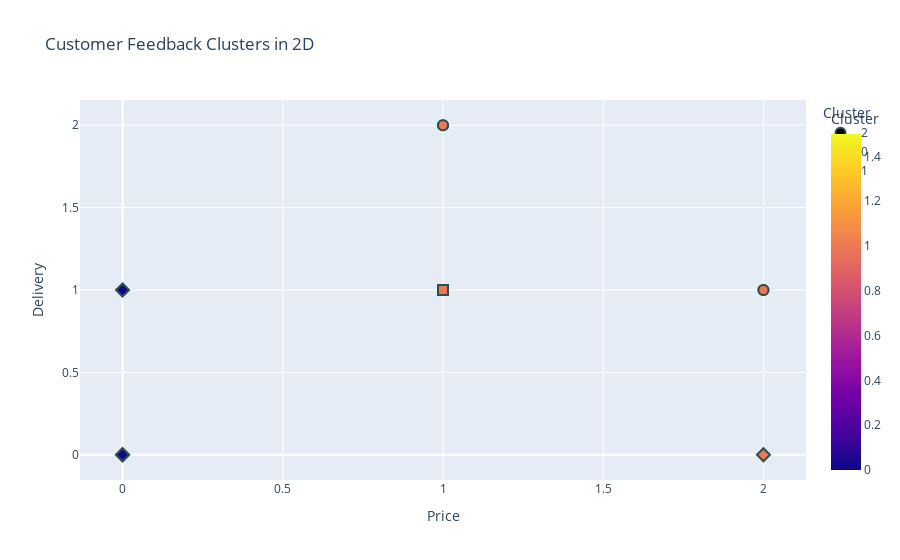

Notebook code cell kept with this figure:
### Markdown cell above
## Clustering to group customers

### Code cell
df = pd.DataFrame(google_sheet_data_modified)

# Encoding categorical data
label_encoders = {}
for column in ['Website', 'Security', 'Services', 'Delivery', 'Shopping', 'Price', 'FutureShop']:
    le = LabelEncoder()
    df[column] = le.fit_transform(df[column])
    label_encoders[column] = le
scaler = StandardScaler()
scaled_features = scaler.fit_transform(df[['Website', 'Security', 'Services', 'Delivery', 'Shopping', 'Price', 'FutureShop']])
# Apply K-means clustering
kmeans = KMeans(n_clusters=2, random_state=42)
clusters = kmeans.fit_predict(scaled_features)
df['Cluster'] = clusters

# Using Plotly for 2D scatter plot
fig = px.scatter(df, x='Price', y='Delivery', color='Cluster', symbol='FutureShop', title='Customer Feedback Clusters in 2D')
fig.update_traces(marker=dict(size=10, line=dict(width=2, color='DarkSlateGrey')), selector=dict(mode='markers'))
fig.update_layout(legend_title_text='Cluster')
fig.show()

### Figure 1 — Plotly figure (JSON) as saved in the notebook; plotly's stock layout.template omitted (floating-point values rounded to 4 significant figures)
{"data": [{"hovertemplate": "FutureShop=2<br>Price=%{x}<br>Delivery=%{y}<br>Cluster=%{marker.color}<extra></extra>", "legendgroup": "2", "marker": {"color": [1, 1, 1, 1, 1], "coloraxis": "coloraxis", "line": {"color": "DarkSlateGrey", "width": 2}, "size": 10, "symbol": "circle"}, "mode": "markers", "name": "2", "orientation": "v", "showlegend": true, "type": "scatter", "x": [1, 1, 2, 2, 1], "xaxis": "x", "y": [1, 2, 1, 1, 2], "yaxis": "y"}, {"hovertemplate": "FutureShop=0<br>Price=%{x}<br>Delivery=%{y}<br>Cluster=%{marker.color}<extra></extra>", "legendgroup": "0", "marker": {"color": [1, 0, 0, 0], "coloraxis": "coloraxis", "line": {"color": "DarkSlateGrey", "width": 2}, "size": 10, "symbol": "diamond"}, "mode": "markers", "name": "0", "orientation": "v", "showlegend": true, "type": "scatter", "x": [2, 0, 0, 0], "xaxis": "x", "y": [0, 0, 0, 1], "yaxis": "y"}, {"hovertemplate": "FutureShop=1<br>Price=%{x}<br>Delivery=%{y}<br>Cluster=%{marker.color}<extra></extra>", "legendgroup": "1", "marker": {"color": [1], "coloraxis": "coloraxis", "line": {"color": "DarkSlateGrey", "width": 2}, "size": 10, "symbol": "square"}, "mode": "markers", "name": "1", "orientation": "v", "showlegend": true, "type": "scatter", "x": [1], "xaxis": "x", "y": [1], "yaxis": "y"}], "layout": {"coloraxis": {"colorbar": {"title": {"text": "Cluster"}}, "colorscale": [[0, "#0d0887"], [0.1111, "#46039f"], [0.2222, "#7201a8"], [0.3333, "#9c179e"], [0.4444, "#bd3786"], [0.5556, "#d8576b"], [0.6667, "#ed7953"], [0.7778, "#fb9f3a"], [0.8889, "#fdca26"], [1, "#f0f921"]]}, "legend": {"title": {"text": "Cluster"}, "tracegroupgap": 0}, "title": {"text": "Customer Feedback Clusters in 2D"}, "xaxis": {"anchor": "y", "domain": [0, 1], "title": {"text": "Price"}}, "yaxis": {"anchor": "x", "domain": [0, 1], "title": {"text": "Delivery"}}}}
